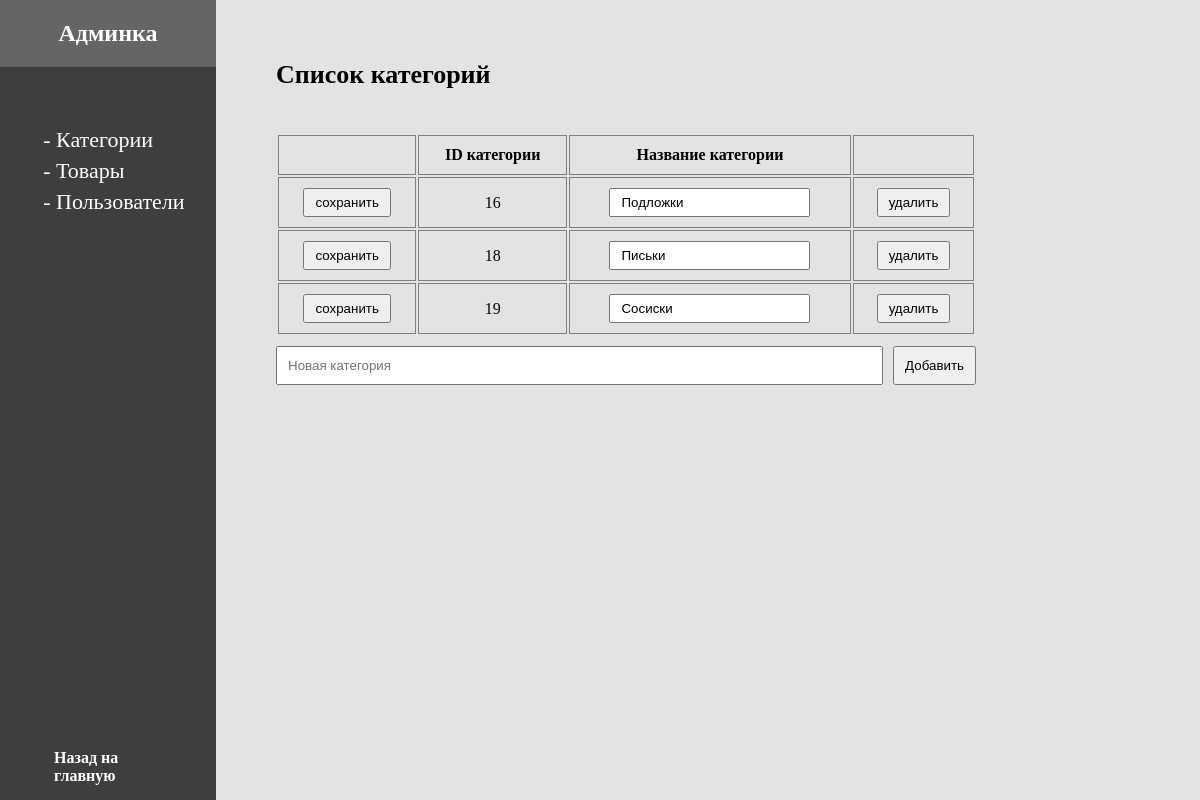
Screenshot of /engine/admin/categories.php (signed in) with the database file from the repository.
### tables this page shows
CREATE TABLE `categories` (
  `categories_id` int(11) NOT NULL,
  `pageTitle` varchar(255) DEFAULT NULL
);

### src/engine/admin/categories.php (the view, shortened to what this page needs)
<?php require_once('head.php'); ?>
<body>
    <?php
        if ($_SESSION['user_group'] != 1) {
            echo 'Нет доступа';
        } else {
            echo '<div class="admin-wrapper">';
                require_once('components/sidebar.php'); ?>
                <div class="content">
                    <div class="categories">
                        <div class="title">Список категорий</div>
                        <div class="categories-container">
                            <div class="categoriesblock">
                                <table>
                                    <tr>
                                        <th></th>
                                        <th>ID категории</th>
                                        <th>Название категории</th>
                                        <th></th>
                                    </tr>
                            <?php
                                $categories_sql = $link->prepare("SELECT * FROM `categories`");
                                $categories_sql->execute();
                                $categories_row = $categories_sql->fetchAll(PDO::FETCH_ASSOC);
                                foreach ($categories_row as $categories) { ?>
                                    <tr>
                                        <td><button onClick="editCategory(<?php echo $categories['categories_id'] ?>)" type="submit">сохранить</button></td>
                                        <td><?php echo $categories['categories_id'] ?></td>
                                        <td>
                                            <input type="text" name="categoryTitle<?php echo $categories['categories_id'] ?>" value="<?php echo $categories['pageTitle'] ?>">
                                        </td>
                                        <td>
                                            <button type="submit" onClick="deleteCategory(<?php echo $categories['categories_id'] ?>)" class="close">удалить</button>
                                        </td>
                                    </tr>
                                <?php }
                            ?>
                                </table>
                            </div>
                            <div class="addblock">
                                <form id="add-category">
                                    <input type="text" name="addCategory" placeholder="Новая категория">
                                    <button type="submit">Добавить</button>
                                </form>
                            </div>
                        </div>
                    </div>
                </div>
            <?php echo '</div>';
        }
    ?>
<?php require_once('footer.php'); ?>

### rows the page displays
categories: categories_id "16", pageTitle "Подложки"
categories: categories_id "18", pageTitle "Письки"
categories: categories_id "19", pageTitle "Сосиски"
